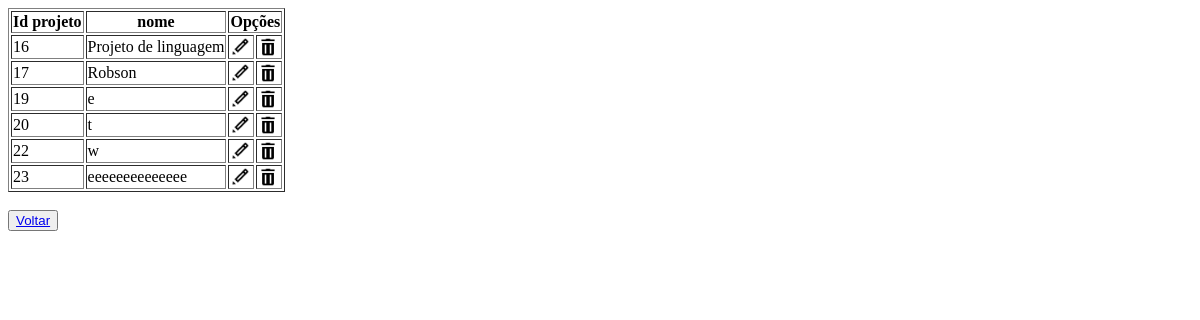
/Crud/crud_frequencia/listar.php, run on an earlier commit of the app's database.
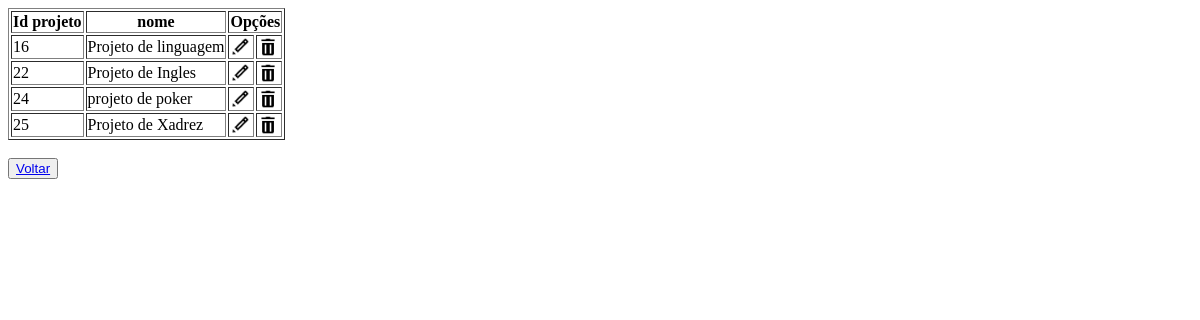
And on a later commit of the database.
### tables this page shows
CREATE TABLE IF NOT EXISTS `projeto` (
  `id_projeto` int NOT NULL AUTO_INCREMENT,
  `nome_projeto` varchar(255) DEFAULT NULL,
  `situacao` varchar(255) DEFAULT NULL,
  `fk_projeto_id_professor` int DEFAULT NULL,
  `data_finalizacao` date NOT NULL,
  PRIMARY KEY (`id_projeto`),
  KEY `fk_projeto_id_professor` (`fk_projeto_id_professor`)
);

### Crud/crud_frequencia/listar.php (the view, shortened to what this page needs)
<?php
$conexao = conectar();
$sql = "SELECT * FROM projeto";
$resultado = mysqli_query($conexao,$sql);
echo '<table border=1>
<tr>
<th>Id projeto</th>
<th>nome</th>
<th colspan=3>Opções</th>
</tr>';
while ($dados = mysqli_fetch_assoc($resultado)) {
echo '<tr>';
echo '<td>'.$dados['id_projeto'].'</td>';
echo '<td>'.$dados['nome_projeto'].'</td>';
echo '<td> <a href="formedit.php?id_projeto='.$dados['id_projeto'].'"> <img src="imagens/editar.png" width="20" height="20"> </a> </td>';
echo '<td> <a href="excluir?id_projeto='.$dados['id_projeto'].'"> <img src="imagens/excluir.png" width="20" height="20"> </a> </td>';
echo '</tr>';
}
echo '</table>'."<br>";
echo '<button><a href="index.php">Voltar</a></button>';
?>

What changed in the data, as far as the page shows it:
removed projeto: id_projeto "17", nome_projeto "Robson"
removed projeto: id_projeto "19", nome_projeto "e"
removed projeto: id_projeto "20", nome_projeto "t"
removed projeto: id_projeto "23", nome_projeto "eeeeeeeeeeeeee"
changed projeto id 22: nome_projeto "w" → "Projeto de Ingles"
added projeto: id_projeto "24", nome_projeto "projeto de poker"
added projeto: id_projeto "25", nome_projeto "Projeto de Xadrez"
